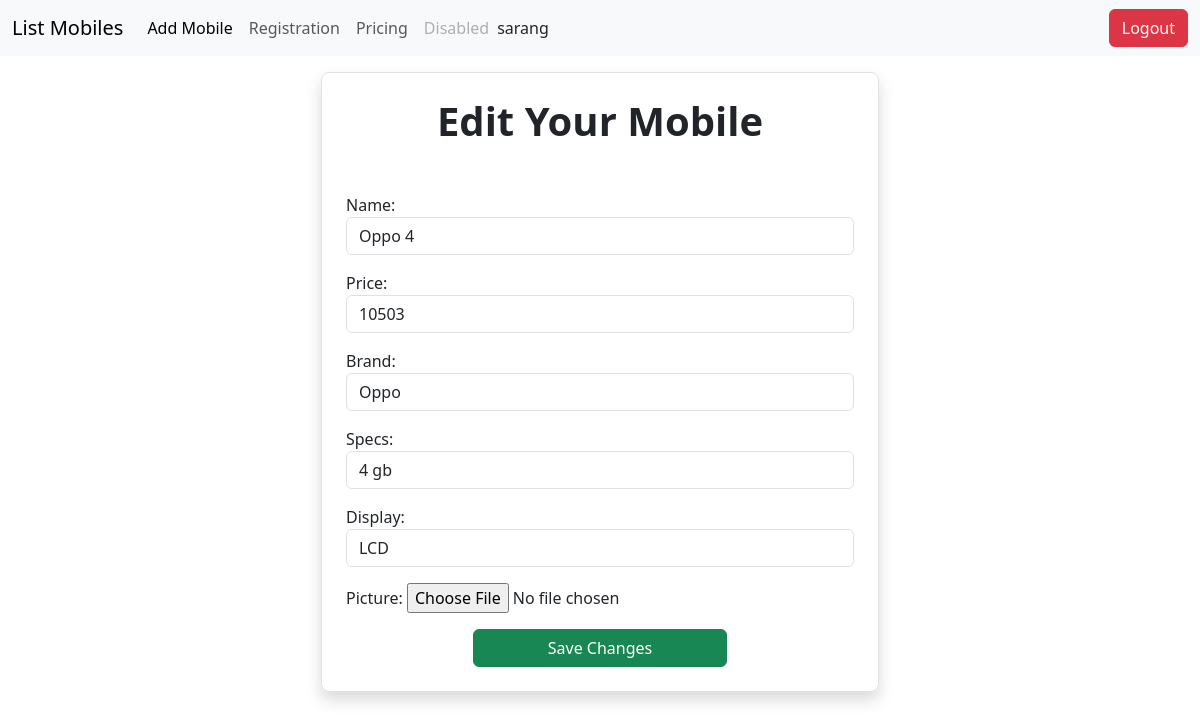
/mobile/5/change (signed in), run on the app's committed database.
### mobile/models.py (models this page shows, shortened)
class Mobiles(models.Model):
    name=models.CharField(max_length=100,unique=True)
    price=models.PositiveIntegerField()
    brand=models.CharField(max_length=100)
    specs=models.CharField(max_length=100)
    display=models.CharField(max_length=100)
    picture=models.ImageField(upload_to="images",null=True)

### mobile/views.py (the view, shortened to what this page needs)
# urls.py: path("mobile/<int:pk>/change",views.MobileUpdateView.as_view(),name="mobile-change"),
@method_decorator(signin_required,name="dispatch")
class MobileUpdateView(View):
    def get(self,request,*args,**kwargs):
        id=kwargs.get("pk")
        obj=Mobiles.objects.get(id=id)
        form=MobileForm(instance=obj)
        return render(request,"mobile_edit.html",{"form":form})

### mobile/forms.py
class MobileForm(forms.ModelForm):
    class Meta:
        model=Mobiles
        fields="__all__"
        widgets={
            "name":forms.TextInput(attrs={"class":"form-control","placeholder":"Name"}),
            "price":forms.NumberInput(attrs={"class":"form-control","placeholder":"Price"}),
            "brand":forms.TextInput(attrs={"class":"form-control","placeholder":"Brand"}),
            "specs":forms.TextInput(attrs={"class":"form-control","placeholder":"Specs"}),
            "display":forms.TextInput(attrs={"class":"form-control","placeholder":"Display"})
        }

### mobile/views.py (called while the page is built)
def signin_required(fn):
    def wrapper(request,*args,**kwargs):
        if not request.user.is_authenticated:
            messages.error(request,"Invalid section")
            return redirect("signin")
        else:
            return fn(request,*args,**kwargs)
    return wrapper

### mobile/templates/mobile_edit.html (shortened to what this page needs)
{%extends 'base.html'%}
{%block body_block%}
<div class="container d-flex justify-content-center">
    <form class="mt-3 w-50 border shadow p-4 rounded-3" action="" method="post" enctype="multipart/form-data">
        <h1 class="text-center mb-5 fw-bolder">Edit Your Mobile</h1>
        <div>
        {{form.as_p}}
        </div>
        <div class="d-flex justify-content-center">
            <button class="btn btn-success w-50" type="submit">Save Changes</button>
        </div>
    </form>
</div>
{%endblock%}

### mobile/templates/base.html (shortened to what this page needs)
<!DOCTYPE html>
<html lang="en">
<head>
    <link href="https://cdn.jsdelivr.net/npm/bootstrap@5.3.2/dist/css/bootstrap.min.css" rel="stylesheet">
    <link rel="stylesheet" href="https://cdnjs.cloudflare.com/ajax/libs/font-awesome/6.4.2/css/all.min.css"/>
</head>
<body>
    <nav class="navbar navbar-expand-lg bg-body-tertiary">
        <div class="container-fluid">
          <a class="navbar-brand" href="{%url 'mobile-all'%}">List Mobiles</a>
          <div class="collapse navbar-collapse" id="navbarNav">
            <ul class="navbar-nav">
              <li class="nav-item">
                <a class="nav-link active" aria-current="page" href="{%url 'mobile-create'%}">Add Mobile</a>
              </li>
              <li class="nav-item">
                <a class="nav-link" href="{%url 'register'%}">Registration</a>
              </li>
              <li class="nav-item">
                <a class="nav-link" href="#">Pricing</a>
              </li>
              <li class="nav-item">
                <a class="nav-link disabled" aria-disabled="true">Disabled</a>
              </li>
            </ul>
            <span>{{request.user}}</span><a href="{%url 'signout'%}" class="ms-auto btn btn-danger">Logout</a>
          </div>
        </div>
    </nav>
    {%block body_block%}
    {%endblock%}
</body>
</html>

### data on the page
Mobiles: name "Oppo 4", price "10503", brand "Oppo", specs "4 gb", display "LCD"

### other printed values
{{ request.user }} "sarang"
